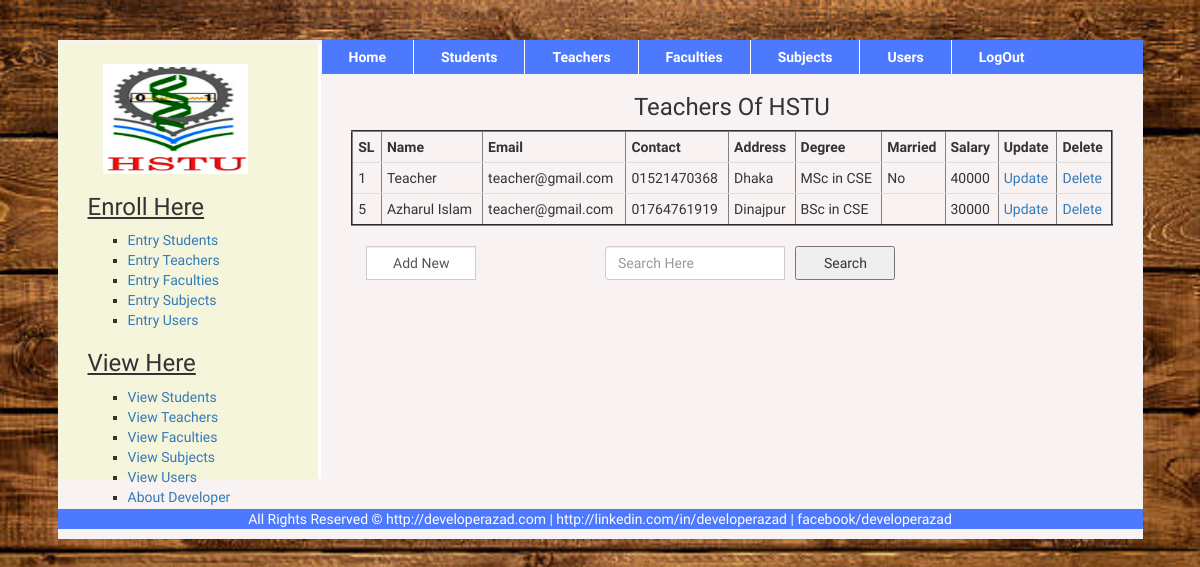
The page /viewTeacher.php (signed in) on the database its author committed.
### tables this page shows
CREATE TABLE IF NOT EXISTS `teacher` (
  `t_id` int(11) NOT NULL AUTO_INCREMENT,
  `name` varchar(111) NOT NULL,
  `email` varchar(111) NOT NULL,
  `contact` varchar(111) NOT NULL,
  `dob` varchar(111) NOT NULL,
  `address` varchar(111) NOT NULL,
  `degree` varchar(111) NOT NULL,
  `gender` varchar(111) NOT NULL,
  `marry` varchar(111) NOT NULL,
  `salary` varchar(111) NOT NULL,
  PRIMARY KEY (`t_id`)
);

### viewTeacher.php (the view, shortened to what this page needs)
<?php include("header.php"); ?>
		<div class="col-md-12">
			<?php include("leftMenu.php"); ?>
			<div class="col-md-9 hstu">
					<h3 class="text-center">Teachers Of HSTU</h3>
						<form action="" method="post" enctype="multipart/form-data">
						<?php include("config.php"); ?>
						<?php
								$sql = "SELECT * FROM teacher";
								$result = $conn->query($sql);
								if ($result->num_rows > 0) {
									echo "<table border='2' align='center' class='table table-hover'>
												<tr>
													<th>SL</th>
													<th>Name</th>
													<th>Email</th>
													<th>Contact</th>
													<th>Address</th>
													<th>Degree</th>
													<th>Married</th>
													<th>Salary</th>
													<th>Update</th>
													<th>Delete</th>
												</tr>";
										while($row = $result->fetch_assoc()){
												echo "<tr>";
													echo "<td>".$row['t_id']."</td>";
													echo "<td>".$row['name']."</td>";
													echo "<td>".$row['email']."</td>";
													echo "<td>".$row['contact']."</td>";
													echo "<td>".$row['address']."</td>";
													echo "<td>".$row['degree']."</td>";
													echo "<td>".$row['marry']."</td>";
													echo "<td>".$row['salary']."</td>";
								?>
													<td><a href="updateTeacher.php?t_id=<?php echo $row['t_id']?>">Update</a></td>
													<td><a href="deleteTeacher.php?t_id=<?php echo $row['t_id']?>">Delete</a></td>
								<?php
												echo "</tr>";
										}
									echo "</table>";
								} else {
									echo("No Data were Found!");
								}
						 ?>
					</form>
					<form action="searchTeacher.php" method="post" enctype="multipart/form-data">
						<div class="form-group">
						        <div class="col-md-4 inputGroupContainer">
						          <div class="input-group">
						           <a href="entryTeacher.php"><input name="addnew" class="form-control" type="button" value="Add New" style="width:110px;"></a>
						           </div>
						        </div>
     					</div>
     					<div class="form-group">
						        <div class="inputGroupContainer">
						          <div class="input-group">
						           	<input name="search" placeholder="Search Here" class="form-control" type="text" style="width: 180px;"></a> &nbsp;&nbsp;
						           	<button type="submit" style="width:100px;">Search</button>
						           </div>
						        </div>
     					</div>
					</form>
			</div>
		</div>
		<?php include("footer.php"); ?>

### style.css (style rules this page uses)
body { padding: 5px auto; font-family: 'El Messiri', sans-serif; background:url(img/bg.jpg) fixed no-repeat; background-size:cover; }
a,a:hover { text-decoration:none; }
.input-group input[type="text"],.input-group input[type="email"],.input-group input[type="date"],.input-group input[type="password"] { width: 150px; }
.input-group input[type="submit"],.input-group input[type="button"],.input-group input[type="password"],.input-group input[type="file"] { width: 150px; }
select,button[type="submit"] { width: 150px; height: 34px; }
.table > tbody > tr > td, .table > tbody > tr > th, .table > tfoot > tr > td, .table > tfoot > tr > th, .table > thead > tr > td, .table > thead > tr > th { padding: 5px; }

### rows shown on the page
teacher: t_id "1", name "Teacher", email "teacher@gmail.com", contact "01521470368", address "Dhaka", degree "MSc in CSE", marry "No", salary "40000"
teacher: t_id "5", name "Azharul Islam", email "teacher@gmail.com", contact "01764761919", address "Dinajpur", degree "BSc in CSE", salary "30000"
